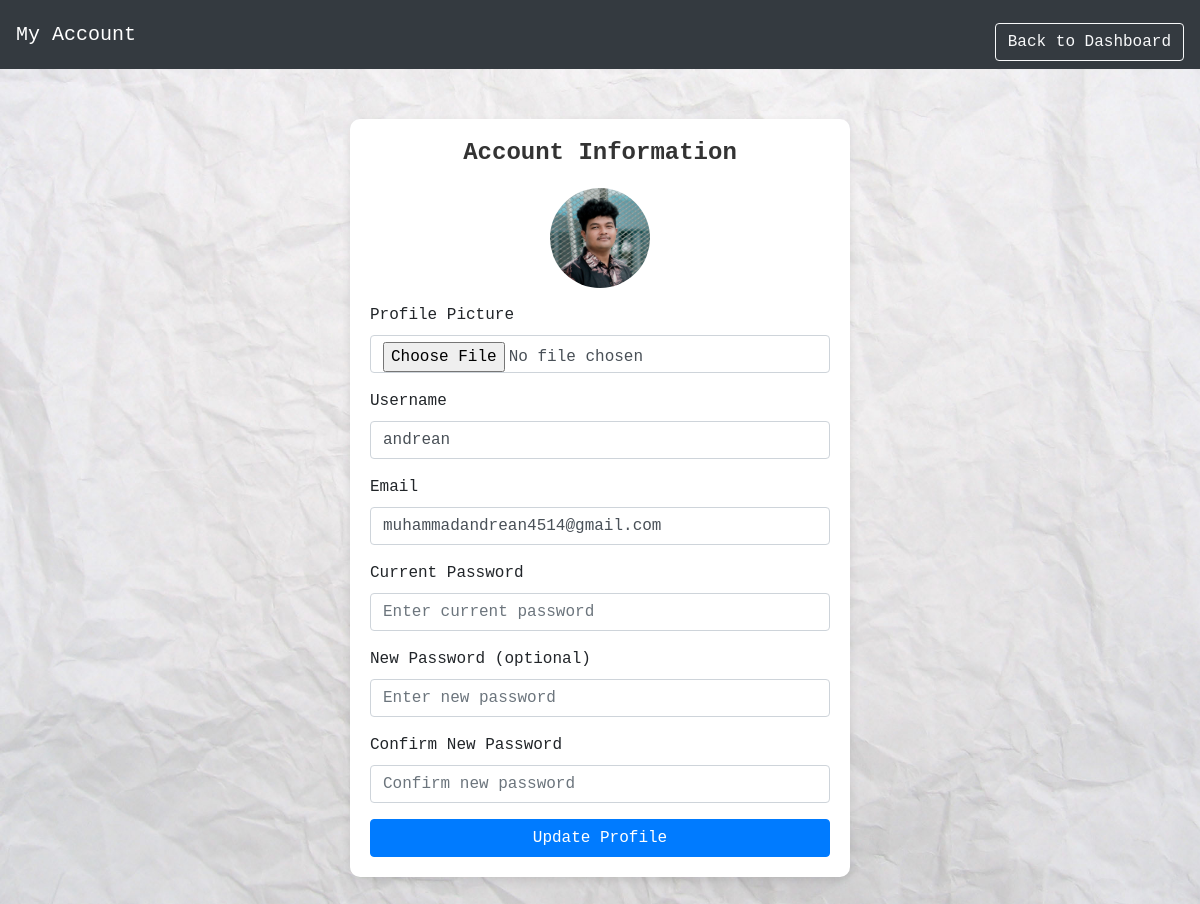
The app's page /profile.php (signed in) with its own data.
### tables this page shows
CREATE TABLE `users` (
  `user_id` int(11) NOT NULL,
  `username` varchar(100) DEFAULT NULL,
  `email` varchar(100) DEFAULT NULL,
  `password` varchar(255) DEFAULT NULL,
  `profile_picture` varchar(255) DEFAULT NULL
);

### profile.php (the view, shortened to what this page needs)
<?php
$mysqli = new mysqli("localhost", "root", "", "todo_list_db");
$user_id = $_SESSION['user_id'];
$stmt = $mysqli->prepare("SELECT username, email, password, profile_picture FROM users WHERE user_id = ?");
$stmt->bind_param("i", $user_id);
$stmt->execute();
$result = $stmt->get_result();
$user_data = $result->fetch_assoc();
$current_profile_picture = $user_data['profile_picture'] ?: 'assets/default_profile.png';
?>
<!DOCTYPE html>
<html lang="en">
<head>
    <link rel="stylesheet" href="https://stackpath.bootstrapcdn.com/bootstrap/4.5.2/css/bootstrap.min.css">
    <link rel="stylesheet" href="assets/dashboard.css">
</head>
<body>
    <nav class="navbar navbar-expand-lg navbar-dark bg-dark">
        <a class="navbar-brand" href="#">My Account</a>
        <div class="ml-auto">
            <a href="dashboard.php" class="btn btn-outline-light btn-back">Back to Dashboard</a>
        </div>
    </nav>
    <div class="profile-container">
        <h2>Account Information</h2>
        <img src="<?php echo $current_profile_picture; ?>" alt="Profile Picture" class="profile-pic">
        <form method="POST" action="" enctype="multipart/form-data">
            <div class="form-group">
                <label for="profile_picture">Profile Picture</label>
                <input type="file" class="form-control" name="profile_picture" id="profile_picture" accept="image/*">
            </div>
            <div class="form-group">
                <label for="username">Username</label>
                <input type="text" class="form-control" name="username" id="username" value="<?php echo htmlspecialchars($user_data['username']); ?>" required>
            </div>
            <div class="form-group">
                <label for="email">Email</label>
                <input type="email" class="form-control" name="email" id="email" value="<?php echo htmlspecialchars($user_data['email']); ?>" required>
            </div>
            <div class="form-group">
                <label for="current_password">Current Password</label>
                <input type="password" class="form-control" name="current_password" id="current_password" required placeholder="Enter current password">
            </div>
            <div class="form-group">
                <label for="new_password">New Password (optional)</label>
                <input type="password" class="form-control" name="new_password" id="new_password" placeholder="Enter new password">
            </div>
            <div class="form-group">
                <label for="confirm_new_password">Confirm New Password</label>
                <input type="password" class="form-control" name="confirm_new_password" id="confirm_new_password" placeholder="Confirm new password">
            </div>
            <button type="submit" name="update_profile" class="btn btn-primary btn-block">Update Profile</button>
        </form>
    </div>
</body>
</html>

### assets/dashboard.css (style rules this page uses)
body { margin: 0; padding: 0; overflow-x: hidden; }

### profile.php (style rules this page uses)
body { font-family: 'Courier New', Courier, monospace; background-image: url('assets/paper.jpg'); background-size: cover; }
.profile-container { max-width: 500px; margin: 50px auto; padding: 20px; background-color: white; border-radius: 10px; box-shadow: 0px 4px 10px rgba(0, 0, 0, 0.1); font-family: 'Courier New', Courier, monospace; }
.profile-container h2 { font-size: 24px; font-weight: bold; color: #333; text-align: center; margin-bottom: 20px; }
.profile-pic { width: 100px; height: 100px; border-radius: 50%; object-fit: cover; display: block; margin: 0 auto 15px; }
.btn-back { margin-top: 15px; display: block; width: 100%; text-align: center; }

### records on screen
users: profile_picture (picture), username "andrean", email "muhammadandrean4514@gmail.com"
